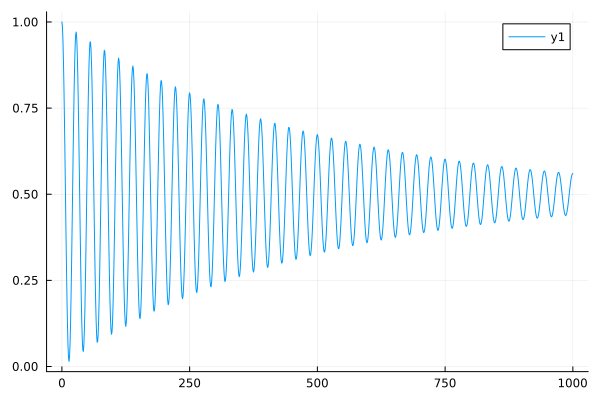

Julia code for this plot:
using QuantumDynamics
using Plots


const thz2au = 0.0001519828500716
const invcm2au = 4.55633e-6
const au2fs = 0.02418884254


function pentacene_quapi()
    threshold = 1e-10
    nsteps = 1000
    dt = 1000 / au2fs / nsteps

    H0 = Matrix{ComplexF64}([
                0.0 600.0
                600.0 0.0])*invcm2au
    ρ0 = [1.0+0.0im 0; 0 0]
    β = 1 / (300 * 3.16683e-6)

    Jw = SpectralDensities.DrudeLorentz(; λ=100.0*invcm2au, γ=1/(50.0 / au2fs), Δs=1.0)
    
    fbU = Propagators.calculate_bare_propagators(; Hamiltonian=H0, dt=dt, ntimes=nsteps)
    #t, ρ = QuAPI.propagate(; fbU=fbU, Jw=[Jw], β=β, ρ0=ρ0, dt=dt, ntimes=nsteps, kmax=1)
    t, ρ = TTM.propagate(; fbU=fbU, Jw=[Jw], β=β, ρ0=ρ0, dt=dt, ntimes=nsteps, rmax=1, extraargs=QuAPI.QuAPIArgs(), path_integral_routine=QuAPI.build_augmented_propagator)
    plot!(t.*au2fs, real.(ρ[:, 1,1]))
    savefig("pentacene_quapi.png")
end

pentacene_quapi()



